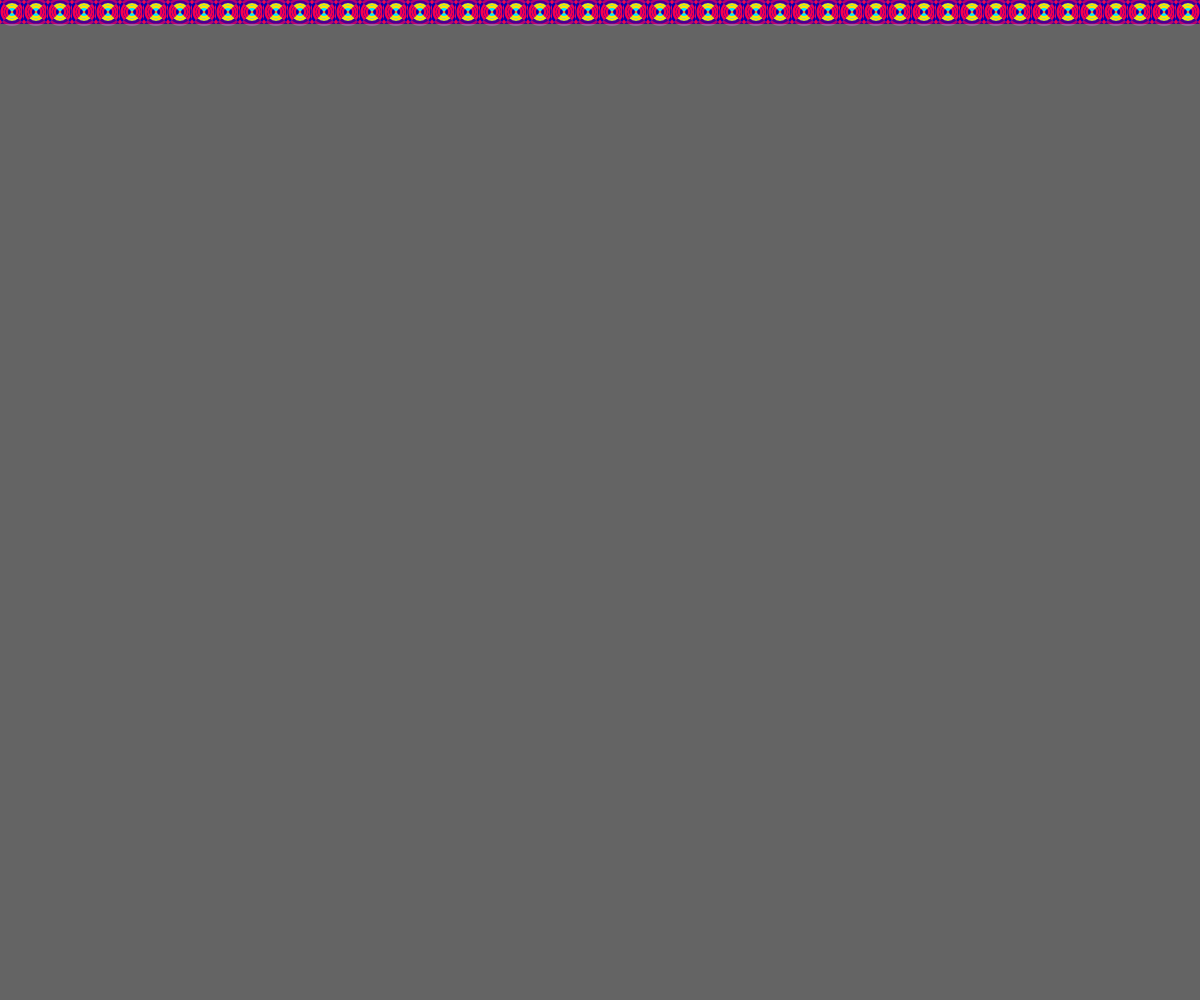
Frame 1 (no input)
Frame 60 (no input): identical to frame 1, image omitted
Frame 120 (the mouse pressed at the canvas centre since frame 60): identical to frame 1, image omitted

The p5.js sketch that drew this single still picture (run headless with seeded random() and noise() and a simulated clock; from frame 60 on, the mouse is pressed at the canvas centre):

// p5.js sketch
// ── sketch.js
function tile(x, y) {
  push();
  translate(x, y);
  let trans = 255;
  let pink = color(245, 0, 79, trans);
  let purple = color(71, 0, 145, trans);
  let yellow = color(249, 228, 0, trans);
  let magenta = color(255, 0, 255, trans);

  //top triangle
  //push();
  noStroke();
  fill(purple);
  triangle(12, 12, 0, 0, 24, 0);
  //pop();

  //bottom triangle
  //push();
  noStroke();
  fill(purple);
  triangle(12, 12, 24, 24, 0, 24);
 // pop();

  //circle
  push();
  noStroke();
  fill(yellow);
  translate(12, 12);
  blendMode(NORMAL);
  circle(0, 0, 18);
  pop();

  //right triangle
  //push();
  noStroke();
  fill(pink);
  triangle(12, 12, 24, 0, 24, 24);
  //pop();

  //left triangle
  //push();
  noStroke();
  fill(pink);
  triangle(12, 12, 0, 24, 0, 0);
  //pop();

  //middle rings
  push();
  stroke(magenta);
  strokeWeight(5);
  noFill();
  blendMode(DIFFERENCE);
  translate(12, 12);
  for (let d = 8; d < 24; d += 5) {
    ellipse(0, 0, d);
  }

  pop();

  // push();
  // rectMode(CENTER)
  // stroke(magenta);
  // strokeWeight(3);
  // noFill();
  // blendMode(DIFFERENCE);
  // rect(12, 12, 21, 21);
  // pop();
  pop();
}

function setup() {
  createCanvas(windowWidth, windowHeight);
  background(100, 100, 100);

  // draw a row of tiles
  for (let x = 0; x < width; x += 24) {
    tile(x, 0);
  }
}

function draw() {}
